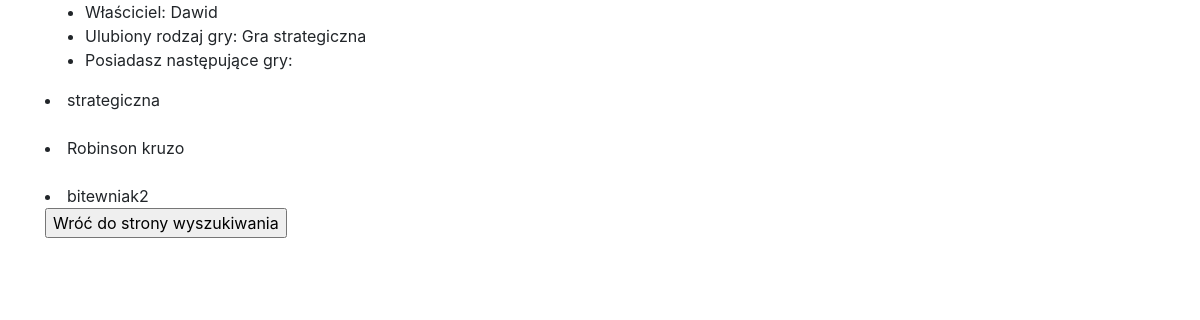
The page /a/user/3 on the database its author committed.
### main/models.py (models this page shows, shortened)
class Person(models.Model):
    name = models.CharField(verbose_name="Imie i nazwisko", max_length=128)
    game_type_like = models.CharField(
        verbose_name="Jaki typ gry lubi ta osoba najbardziej",
        max_length=30,
        choices=game_type_like_choices,
        default='wybierz',
    )

class Game(models.Model):
    name = models.CharField(verbose_name="Nazwa gry", max_length=128, blank=True)
    image = models.ImageField(verbose_name="Zdjęcie gry", null=True, blank=True, upload_to="game_images")
    min_player = models.PositiveSmallIntegerField(verbose_name="Minimalna liczba graczy", blank=True, null=True)
    max_player = models.PositiveSmallIntegerField(verbose_name="Maksymalna liczb graczy", blank=True, null=True)
    game_type = models.CharField(
        verbose_name="Jaki to typ gry",
        max_length=30,
        choices=game_type_like_choices,
        default='',
        blank=True,
    )
    owner = models.ManyToManyField(Person)
    def __str__(self):
        return self.name

### main/views.py (the view)
# urls.py: path('user/<int:pk>', PersonDetailView.as_view(), name='person-detail'), # tu na końcu nie dajemy "/"
class PersonDetailView(DetailView):
    model = Person
    context_object_name = "person_detail"

### templates/main/person_detail.html (shortened to what this page needs)
<!doctype html>
<html lang="en">
<head>
    <link rel="stylesheet" href="https://stackpath.bootstrapcdn.com/bootstrap/4.4.1/css/bootstrap.min.css">
</head>
<body>
<div class="container">
<table style="width:100%" >
  <ul>
    <li>Właściciel: {{ person_detail.name }}</li>
    <li>Ulubiony rodzaj gry: {{ person_detail.game_type_like }}</li>
    <li>Posiadasz następujące gry:</li>
  </ul>
    {% for per in person_detail.game_set.all %}
    <li>{{ per }}</li>
    {% endfor %}
</table>
    <input type="button" value="Wróć do strony wyszukiwania" onclick="window.location.href = 'http://127.0.0.1:8000/a/'">
</div>
</body>
</html>

### rows shown on the page
Person: name "Dawid", game_type_like "Gra strategiczna"
Game: name "strategiczna"
Game: name "Robinson kruzo"
Game: name "bitewniak2"
